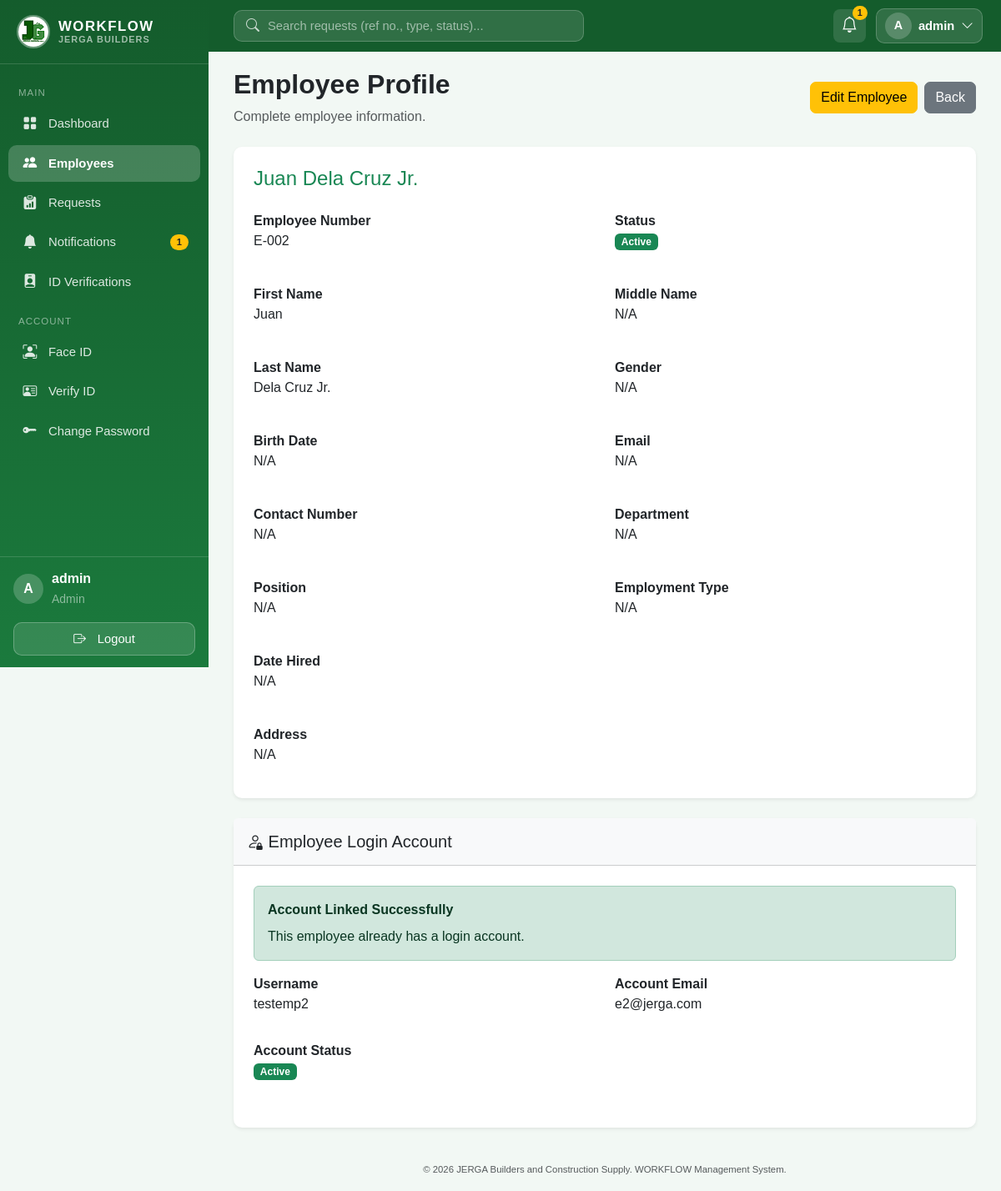
/employees/13 (signed in), run on the app's committed database.
### models/user.py (models this page shows, shortened)
class User(UserMixin, db.Model):
    __tablename__ = "users"
    id = db.Column(db.Integer, primary_key=True)
    username = db.Column(db.String(80), unique=True, nullable=False)
    email = db.Column(db.String(120), unique=True, nullable=False)
    password_hash = db.Column(db.String(255), nullable=False)
    role = db.Column(db.String(20), nullable=False, default="employee")  # "admin" | "hr" | "employee"
    is_active = db.Column(db.Boolean, default=True, nullable=False)
    created_at = db.Column(db.DateTime, default=db.func.now())
    employee_id = db.Column(db.Integer, db.ForeignKey("employees.id"), unique=True, nullable=True)
    employee = db.relationship("Employee", back_populates="user")
    submitted_requests = db.relationship(
        "EmployeeRequest", foreign_keys="EmployeeRequest.submitted_by_id", back_populates="submitted_by"
    )
    reviewed_requests = db.relationship(
        "EmployeeRequest", foreign_keys="EmployeeRequest.reviewed_by_id", back_populates="reviewed_by"
    )
    notifications = db.relationship(
        "Notification", back_populates="user", lazy=True, cascade="all, delete-orphan"
    )
    face_encoding = db.Column(db.Text, nullable=True)
    face_enrolled_at = db.Column(db.DateTime, nullable=True)
    face_photo = db.Column(db.String(255), nullable=True)
    reset_code = db.Column(db.String(6), nullable=True)
    reset_code_expires = db.Column(db.DateTime, nullable=True)
    id_document = db.Column(db.String(255), nullable=True)          # uploaded file name
    id_document_type = db.Column(db.String(50), nullable=True)
    id_verified = db.Column(db.Boolean, default=False, nullable=False)
    id_verified_by_id = db.Column(db.Integer, db.ForeignKey("users.id"), nullable=True)

### models/employee.py (models this page shows)
class Employee(db.Model):
    __tablename__ = "employees"
    id = db.Column(db.Integer, primary_key=True)
    employee_number = db.Column(db.String(50), unique=True, nullable=False)
    first_name = db.Column(db.String(100), nullable=False)
    middle_name = db.Column(db.String(100), nullable=True)
    last_name = db.Column(db.String(100), nullable=False)
    gender = db.Column(db.String(20), nullable=True)
    birth_date = db.Column(db.Date, nullable=True)
    address = db.Column(db.Text, nullable=True)
    contact_number = db.Column(db.String(30), nullable=True)
    email = db.Column(db.String(120), unique=True, nullable=True)
    department = db.Column(db.String(100), nullable=True)
    position = db.Column(db.String(100), nullable=True)
    employment_type = db.Column(db.String(50), nullable=True)
    date_hired = db.Column(db.Date, nullable=True)
    status = db.Column(db.String(20), default="Active", nullable=False)  # "Active" | "Inactive"
    created_at = db.Column(db.DateTime, default=db.func.now())
    updated_at = db.Column(db.DateTime, default=db.func.now(), onupdate=db.func.now())
    user = db.relationship("User", back_populates="employee", uselist=False)
    requests = db.relationship("EmployeeRequest", back_populates="employee")
    @property
    def full_name(self):
        return " ".join(part for part in [self.first_name, self.middle_name, self.last_name] if part)

### routes/employee.py (the view)
@employee_bp.route("/<int:employee_id>")
@admin_or_hr_required
def view_employee(employee_id):
    employee = get_employee_or_404(employee_id)
    query = User.query.filter(
        User.role == "employee",
        User.employee_id.is_(None),
        User.is_active.is_(True),
    )
    if employee.email:
        query = query.filter(User.email == employee.email.lower())
    available_accounts = query.order_by(User.username.asc()).all()
    return render_template(
        "employees/view.html", employee=employee, available_accounts=available_accounts
    )

### models/user.py (called while the page is built)
@login_manager.user_loader
def load_user(user_id):
    return db.session.get(User, int(user_id))

### routes/employee.py (called while the page is built)
def admin_or_hr_required(function):
    @wraps(function)
    @login_required
    def decorated_function(*args, **kwargs):
        if current_user.role not in ("admin", "hr"):
            abort(403)
        return function(*args, **kwargs)
    return decorated_function

def get_employee_or_404(employee_id):
    employee = db.session.get(Employee, employee_id)
    if employee is None:
        abort(404)
    return employee

### templates/employees/view.html (shortened to what this page needs)
{% extends "base.html" %}
{% block content %}
<div class="d-flex justify-content-between align-items-center mb-4 flex-wrap gap-2">
    <div>
        <h2 class="fw-bold">Employee Profile</h2>
        <p class="text-muted mb-0">
            Complete employee information.
        </p>
    </div>
    <div class="d-flex gap-2 flex-wrap">
        <a href="{{ url_for('employees.edit_employee', employee_id=employee.id) }}"
           class="btn btn-warning">
            Edit Employee
        </a>
        <a href="{{ url_for('employees.list_employees') }}"
           class="btn btn-secondary">
            Back
        </a>
    </div>
</div>
<div class="card shadow-sm mb-4">
    <div class="card-body p-4">
        <h4 class="text-success mb-4">
            {{ employee.full_name }}
        </h4>
        <div class="row g-4">
            <div class="col-md-6">
                <strong>Employee Number</strong>
                <p>{{ employee.employee_number }}</p>
            </div>
            <div class="col-md-6">
                <strong>Status</strong>
                <p>
                    {% if employee.status == "Active" %}
                        <span class="badge bg-success">Active</span>
                    {% else %}
                        <span class="badge bg-secondary">Inactive</span>
                    {% endif %}
                </p>
            </div>
            <div class="col-md-6">
                <strong>First Name</strong>
                <p>{{ employee.first_name }}</p>
            </div>
            <div class="col-md-6">
                <strong>Middle Name</strong>
                <p>{{ employee.middle_name or "N/A" }}</p>
            </div>
            <div class="col-md-6">
                <strong>Last Name</strong>
                <p>{{ employee.last_name }}</p>
            </div>
            <div class="col-md-6">
                <strong>Gender</strong>
                <p>{{ employee.gender or "N/A" }}</p>
            </div>
            <div class="col-md-6">
                <strong>Birth Date</strong>
                <p>
                    {{ employee.birth_date.strftime("%B %d, %Y") if employee.birth_date else "N/A" }}
                </p>
            </div>
            <div class="col-md-6">
                <strong>Email</strong>
                <p>{{ employee.email or "N/A" }}</p>
            </div>
            <div class="col-md-6">
                <strong>Contact Number</strong>
                <p>{{ employee.contact_number or "N/A" }}</p>
            </div>
            <div class="col-md-6">
                <strong>Department</strong>
                <p>{{ employee.department or "N/A" }}</p>
            </div>
            <div class="col-md-6">
                <strong>Position</strong>
                <p>{{ employee.position or "N/A" }}</p>
            </div>
            <div class="col-md-6">
                <strong>Employment Type</strong>
                <p>{{ employee.employment_type or "N/A" }}</p>
            </div>
            <div class="col-md-6">
                <strong>Date Hired</strong>
                <p>
                    {{ employee.date_hired.strftime("%B %d, %Y") if employee.date_hired else "N/A" }}
                </p>
            </div>
            <div class="col-12">
                <strong>Address</strong>
                <p>{{ employee.address or "N/A" }}</p>
            </div>
        </div>
    </div>
</div>
<div class="card shadow-sm mb-4">
    <div class="card-header bg-light py-3">
        <h5 class="mb-0">
            <i class="bi bi-person-lock"></i>
            Employee Login Account
        </h5>
    </div>
    <div class="card-body p-4">
        {% if employee.user %}
            <div class="alert alert-success">
                <strong>Account Linked Successfully</strong>
                <p class="mb-0 mt-2">
                    This employee already has a login account.
                </p>
            </div>
            <div class="row">
                <div class="col-md-6 mb-3">
                    <strong>Username</strong>
                    <p>{{ employee.user.username }}</p>
                </div>
                <div class="col-md-6 mb-3">
                    <strong>Account Email</strong>
                    <p>{{ employee.user.email }}</p>
                </div>
                <div class="col-md-6 mb-3">
                    <strong>Account Status</strong>
                    <p>
                        {% if employee.user.is_active %}
                            <span class="badge bg-success">Active</span>
                        {% else %}
                            <span class="badge bg-secondary">Inactive</span>
                        {% endif %}
                    </p>
                </div>
            </div>
        {% endif %}
    </div>
</div>
{% endblock %}

### templates/base.html (shortened to what this page needs)
<!doctype html>
<html lang="en">
<head>
    <link
    rel="stylesheet"
    href="{{ url_for('static', filename='vendor/bootstrap.min.css') }}"
    />
    <link
    rel="stylesheet"
    href="{{ url_for('static', filename='vendor/bootstrap-icons.min.css') }}"
    />
    <link
    rel="stylesheet"
    href="{{ url_for('static', filename='css/style.css') }}"
    />
</head>
<body class="{% if current_user.is_authenticated %}with-sidebar{% endif %}">
    {% if current_user.is_authenticated %}
    <aside class="sidebar" id="sidebar">
    <div class="sidebar-brand">
        <img
        src="{{ url_for('static', filename='img/JERGA.jpg') }}"
        alt="JERGA WORKFLOW logo"
        class="sidebar-logo"
        width="40"
        height="40"
        />
        <div class="sidebar-brand-text">
        <span class="brand-name">WORKFLOW</span>
        <small>JERGA Builders</small>
        </div>
    </div>
    <nav class="sidebar-nav">
        <div class="sidebar-section">Main</div>
        <a
        href="{{ url_for('auth.dashboard') }}"
        class="sidebar-link {% if request.endpoint == 'auth.dashboard' %}active{% endif %}"
        >
        <i class="bi bi-grid-fill sb-icon"></i> Dashboard
        </a>
        {% if current_user.role in ["admin", "hr"] %}
        <a
        href="{{ url_for('employees.list_employees') }}"
        class="sidebar-link {% if request.endpoint and request.endpoint.startswith('employees') %}active{% endif %}"
        >
        <i class="bi bi-people-fill sb-icon"></i> Employees
        </a>
        {% endif %}
        <a
        href="{{ url_for('requests.list_requests') }}"
        class="sidebar-link {% if request.endpoint and request.endpoint.startswith('requests') %}active{% endif %}"
        >
        <i class="bi bi-clipboard-data-fill sb-icon"></i> Requests
        </a>
        <a
          href="{{ url_for('notifications.list_notifications') }}"
          class="sidebar-link {% if request.endpoint and request.endpoint.startswith('notifications') %}active{% endif %}"
        >
          <i class="bi bi-bell-fill sb-icon"></i> Notifications {% if
          unread_notification_count > 0 %}
          <span class="sidebar-badge ms-auto"
            >{{ unread_notification_count }}</span
          >
          {% endif %}
        </a>
        {% if current_user.role == "admin" %}
        <a
          href="{{ url_for('biometrics.admin_verifications') }}"
          class="sidebar-link {% if request.endpoint == 'biometrics.admin_verifications' %}active{% endif %}"
        >
          <i class="bi bi-person-badge-fill sb-icon"></i> ID Verifications
        </a>
        {% endif %}
        <div class="sidebar-section">Account</div>
        <a
          href="{{ url_for('biometrics.enroll') }}"
          class="sidebar-link {% if request.endpoint == 'biometrics.enroll' %}active{% endif %}"
          title="Face ID settings"
        >
          <i class="bi bi-person-bounding-box sb-icon"></i> Face ID
        </a>
        <a
          href="{{ url_for('biometrics.verify_id') }}"
          class="sidebar-link {% if request.endpoint == 'biometrics.verify_id' %}active{% endif %}"
          title="Valid ID verification"
        >
          <i class="bi bi-person-vcard sb-icon"></i>
          {% if current_user.id_verified %} ID Verified {% elif
          current_user.id_document %} ID Pending {% else %} Verify ID {% endif
          %}
        </a>
        <a
          href="{{ url_for('account.change_password') }}"
          class="sidebar-link {% if request.endpoint == 'account.change_password' %}active{% endif %}"
          title="Change password"
        >
          <i class="bi bi-key-fill sb-icon"></i> Change Password
        </a>
      </nav>
      <div class="sidebar-footer">
        <div class="sidebar-user">
          <div class="avatar">{{ current_user.username|first|upper }}</div>
          <div class="sidebar-user-info">
            <div class="fw-semibold">{{ current_user.username }}</div>
            <small class="text-white-50">{{ current_user.role|title }}</small>
          </div>
        </div>
        <a
          href="{{ url_for('auth.logout') }}"
          class="sidebar-logout w-100 mt-3"
          type="button"
        >
          <i class="bi bi-box-arrow-right me-2"></i>Logout
        </a>
      </div>
    </aside>
    <header class="topbar">
      <form
        class="topbar-search"
        method="GET"
        action="{{ url_for('requests.list_requests') }}"
        role="search"
      >
        <i class="bi bi-search"></i>
        <input
          type="search"
          name="q"
          value="{{ request.args.get('q', '') }}"
          placeholder="Search requests (ref no., type, status)..."
          aria-label="Search requests"
        />
      </form>
      <div class="topbar-actions">
        <a
          href="{{ url_for('notifications.list_notifications') }}"
          class="topbar-bell"
          title="Notifications"
        >
          <i class="bi bi-bell"></i>
          {% if unread_notification_count > 0 %}
          <span class="topbar-bell-badge">{{ unread_notification_count }}</span>
          {% endif %}
        </a>
        <div class="dropdown">
          <button
            class="topbar-profile"
            type="button"
            data-bs-toggle="dropdown"
            data-bs-display="static"
            aria-expanded="false"
          >
            <span class="avatar avatar-sm"
              >{{ current_user.username|first|upper }}</span
            >
            <span class="topbar-name d-none d-sm-inline"
              >{{ current_user.username }}</span
            >
            <i class="bi bi-chevron-down d-none d-sm-inline"></i>
          </button>
        </div>
      </div>
    </header>
    {% endif %}
    <main class="app-main">
       {% block content %}{% endblock %}
    </main>
    <footer class="text-center py-3 text-muted app-footer">
      <small>
        &copy; 2026 JERGA Builders and Construction Supply. WORKFLOW Management
        System.
      </small>
    </footer>
  </body>
</html>

### data on the page
User: username|first "A", username "admin", role "Admin"
Employee: full_name "Juan Dela Cruz Jr.", employee_number "E-002", first_name "Juan", middle_name "N/A", last_name "Dela Cruz Jr.", gender "N/A", birth_date "N/A", email "N/A", contact_number "N/A", department "N/A", position "N/A", employment_type "N/A", date_hired "N/A", address "N/A"
User: user.username "testemp2", user.email "e2@jerga.com"

### other printed values
{{ unread_notification_count }} "1"
